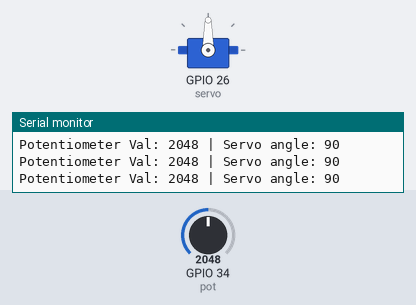
This sketch was run on a simulated ESP32. Shown: servo, the last lines printed to the serial monitor. The inputs (shaded band) are chosen by the test bench; at power-on: GPIO 34 (pot) = 2048.

Above: at 1.2 s.
1.3 s: GPIO 34 (pot) set to 2866
At 2.3 s:
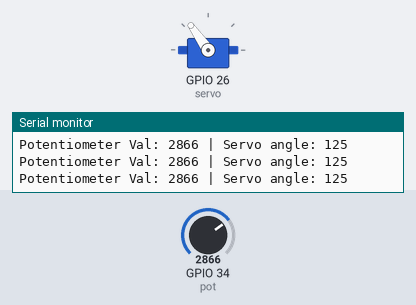
2.8 s: GPIO 34 (pot) set to 3603
At 3.8 s:
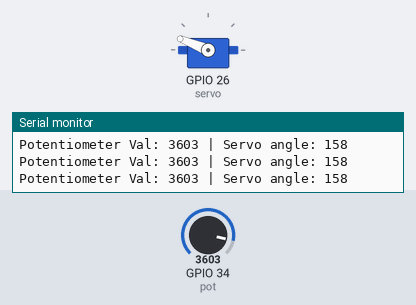
4.3 s: GPIO 34 (pot) set to 4095
At 4.6 s:
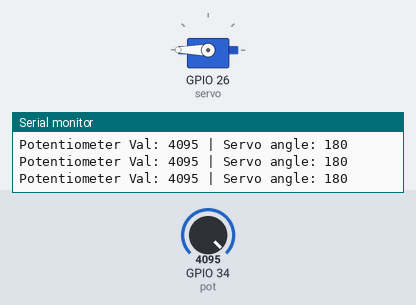
5.8 s: GPIO 34 (pot) set to 1228
At 7.0 s:
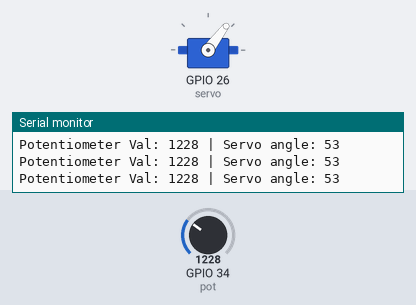
7.3 s: GPIO 34 (pot) set to 491
At 8.0 s:
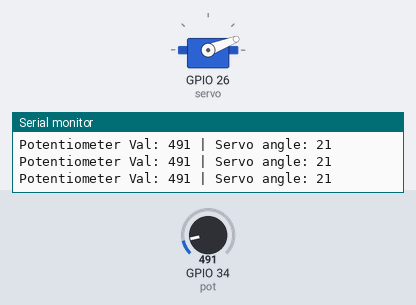
8.8 s: GPIO 34 (pot) set to 0
At 9.4 s:
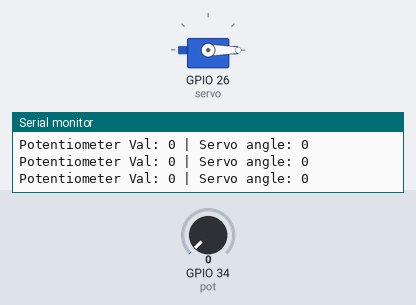
Timing chart, 0 to 11.3 s (numbered marks = the images above; inputs shaded):
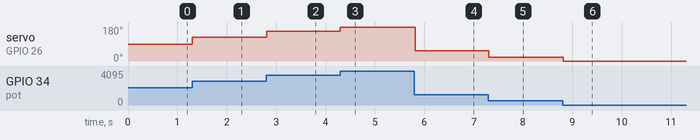

Measured:
- after the input at 1.3 s, servo on GPIO 26 (servo): 90° → 125° at once
- after the input at 2.8 s, servo on GPIO 26 (servo): 125° → 158° at once
- after the input at 4.3 s, servo on GPIO 26 (servo): 158° → 180° at once
- after the input at 5.8 s, servo on GPIO 26 (servo): 180° → 53° at once
- after the input at 7.3 s, servo on GPIO 26 (servo): 53° → 21° at once
- after the input at 8.8 s, servo on GPIO 26 (servo): 21° → 0° at once

The sketch:

servo_potentio.ino
```cpp
#include <ESP32Servo.h>

constexpr uint8_t pot = 34;
constexpr uint8_t servo = 26;

Servo myservo;

void setup() {
  Serial.begin(115200);
  myservo.attach(servo);
}

void loop() {
  int potValue = analogRead(pot);
  int angle = map(potValue, 0, 4095, 0, 180);

  myservo.write(angle);

  // spin continuously
  // for(int angle = 0; angle <= 180; angle++) {
  //   myservo.write(angle);
  //   delay(15);
  // }

  // for(int angle = 180; angle >= 0; angle--) {
  //   myservo.write(angle);
  //   delay(15);
  // }

  Serial.print("Potentiometer Val: ");
  Serial.print(potValue);
  Serial.print(" | Servo angle: ");
  Serial.println(angle);

  delay(20);
}
```
